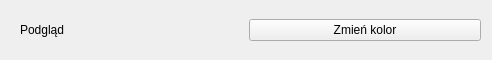
<?xml version="1.0" encoding="UTF-8"?>
<ui version="4.0">
 <class>ColorPicker</class>
 <widget class="QWidget" name="ColorPicker">
  <property name="geometry">
   <rect>
    <x>0</x>
    <y>0</y>
    <width>492</width>
    <height>60</height>
   </rect>
  </property>
  <property name="minimumSize">
   <size>
    <width>0</width>
    <height>60</height>
   </size>
  </property>
  <property name="maximumSize">
   <size>
    <width>5000</width>
    <height>60</height>
   </size>
  </property>
  <property name="windowTitle">
   <string>Form</string>
  </property>
  <layout class="QGridLayout" name="gridLayout_2">
   <item row="0" column="0">
    <layout class="QGridLayout" name="gridLayout">
     <item row="0" column="0">
      <widget class="QWidget" name="colorPreview" native="true">
       <layout class="QGridLayout" name="gridLayout_3">
        <item row="0" column="0">
         <widget class="QLabel" name="previewLable">
          <property name="text">
           <string>Podgląd</string>
          </property>
         </widget>
        </item>
       </layout>
      </widget>
     </item>
     <item row="0" column="1">
      <widget class="QPushButton" name="colorPickerButton">
       <property name="text">
        <string>Zmień kolor</string>
       </property>
      </widget>
     </item>
    </layout>
   </item>
  </layout>
 </widget>
 <resources/>
 <connections/>
</ui>
